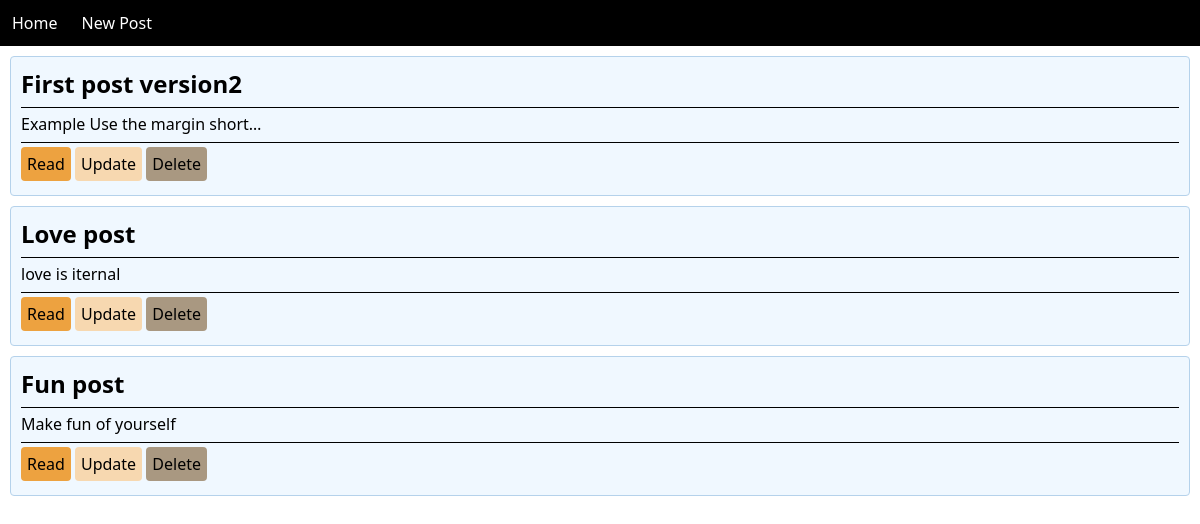
Screenshot of /blog/ with the database file from the repository.
### blog/models.py (models this page shows, shortened)
class Post(models.Model):
    title = models.CharField(max_length=300)
    slug = models.SlugField(unique=True, blank=True, null=True)
    content = models.TextField()

### blog/views.py (the view)
# urls.py: path('', views.AllPost.as_view(), name='list'),
class AllPost(ListView):
    model = Post

### blog/templates/blog/post_list.html (shortened to what this page needs)
{% extends 'base.html' %}
{% block content %}
<div class="content">
    {% for post in post_list%}
        <div class="post-card">
            <h2 class="post-title">{{post.title}}</h2>
            <div class="post-content">{{post.content|truncatechars:"30"}}</div>
            <div class="links">
                <a href="{% url 'blog:view' post.slug %}" class="btn btn-view">Read</a>
                <a href="{% url 'blog:edit' post.slug %}" class="btn btn-edit">Update</a>
                <a href="{% url 'blog:remove' post.slug %}" class="btn btn-remove">Delete</a>
            </div>
        </div>
    {% endfor %}
</div>
{% endblock content %}

### templates/base.html (shortened to what this page needs)
<!DOCTYPE html>
{% load static %}
<html lang="en">
<head>
    <link rel="stylesheet" href="{% static 'css/main.css' %}">
    <link rel="stylesheet" href="{% static 'css/navbar.css' %}">
</head>
<body>
    <nav class="main-nav">
        <ul>
            <li><a href="{% url 'blog:list' %}">Home</a></li>
            <li><a href="{% url 'blog:new' %}">New Post</a></li>
        </ul>
    </nav>
    {% block content %}{% endblock content %}
</body>
</html>

### static/css/main.css (style rules this page uses)
* { margin: 0; padding: 0; box-sizing: border-box; font-family: system-ui; }
.content { margin: 10px; }
.post-card { padding: 10px; background-color: aliceblue; border: 1px solid rgb(181, 210, 235); border-radius: 0.25rem; margin-bottom: 10px; }
.post-title, .post-content, .form-title, .form-content { width: 100%; border-bottom: 1pt solid black; margin-bottom: 5px; padding-bottom: 7px; }
.btn { border-radius: 0.25rem; border: 1pt solid transparent; background-color: transparent; color: black; cursor: pointer; padding: 5px; text-decoration: none; }
.btn-view { background-color: rgb(237, 162, 64); }
.btn-edit { background-color: rgb(247, 216, 176); }
.btn-remove { background-color: rgb(169, 152, 129); }
.links { margin: 10px 0; }

### static/css/navbar.css (style rules this page uses)
.main-nav { width:100%; background: black; }
.main-nav > ul { list-style-type: none; margin: 0; padding: 10px 0; display: flex; justify-content: start; align-items: center; }
.main-nav > ul > li { height: 100%; border: 2px solid black; margin: 0 10px; }
.main-nav > ul > li > a { text-decoration: none; color: white; }

### rows the page displays
Post: title "First post version2", content "Example Use the margin short…"
Post: title "Love post", content "love is iternal"
Post: title "Fun post", content "Make fun of yourself"
